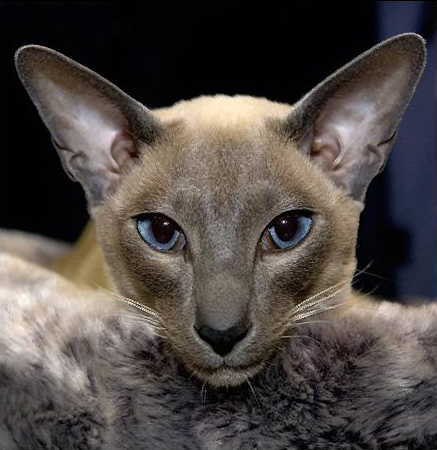
#> input picture stereoL.png, 437 x 450 px
$ python opencv_stereo.py
#> lines starting #> are read from the running program, lines starting #| are printed output that depends on the picture
from math import fabs
import numpy as np
import cv2
from matplotlib import pyplot

imgR = cv2.imread('stereoL.png', 0)
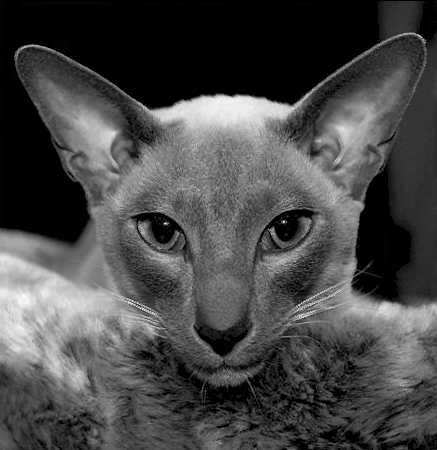
#> imgR: shape (450, 437); min 0, max 250, mean 72.5
imgL = cv2.imread('stereoR.png', 0)
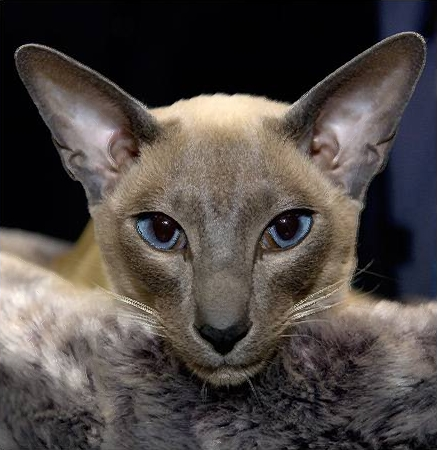
#> input picture stereoR.png, 437 x 450 px
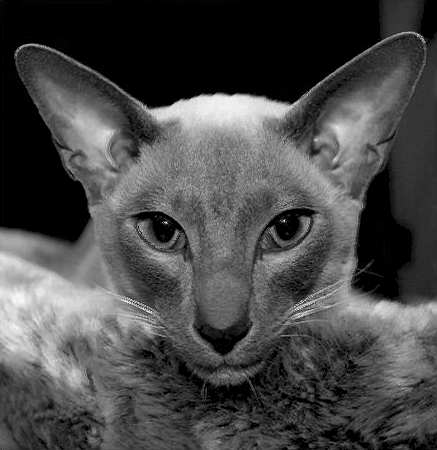
#> imgL: shape (450, 437); min 0, max 251, mean 72.5

stereo = cv2.StereoBM_create(numDisparities = 16, blockSize = 23)
disparity = stereo.compute(imgL,imgR)
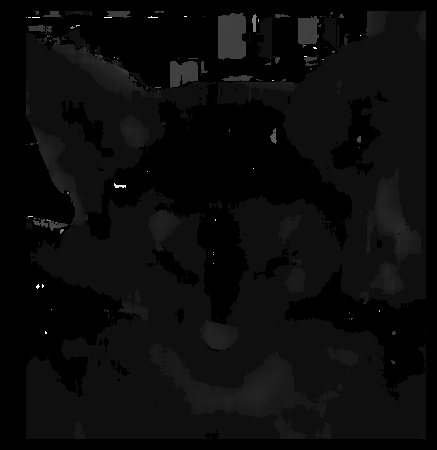
#> disparity: shape (450, 437) int16; min -16, max 240, mean -4.6; drawn with min black and max white

pyplot.figure(figsize=(5,5))
pyplot.imshow(disparity, 'gray')
pyplot.xticks([])
pyplot.yticks([])
pyplot.show()
